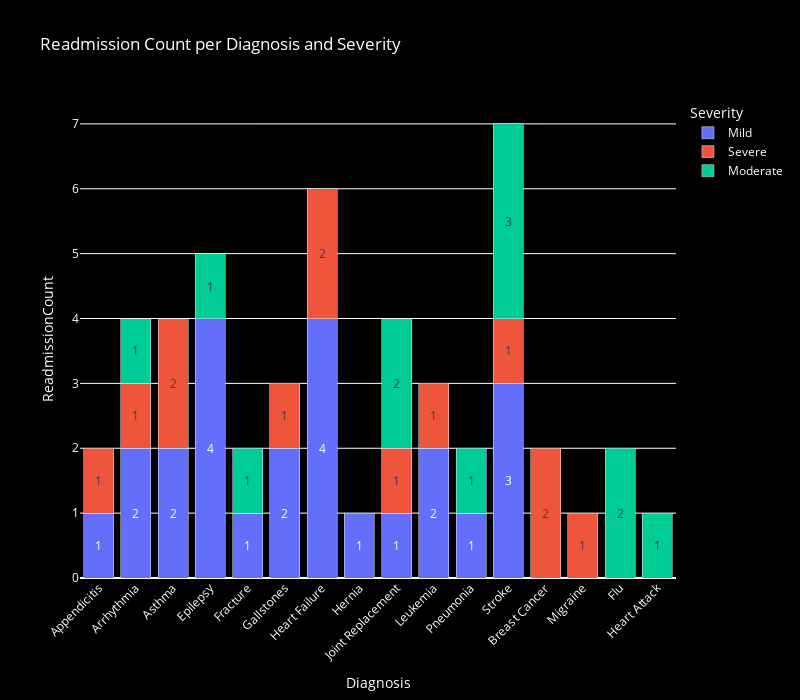

The code cell stored with this chart in its notebook:
### Code cell
#Plot no: 2: For a single month, show for all diagnosis and severity the readmission counts

month = int(input('Enter the month'))
refined = data[data['Month'] ==  month]

mapForDiagandSever1Month = refined.groupby(['diagnosis', 'severity'])['readmitted'].count()

mapForDiagandSever1Month = pd.Series(mapForDiagandSever1Month).reset_index()
mapForDiagandSever1Month.columns = ['Diagnosis', 'Severity', 'ReadmissionCount']

fig = px.bar(
    mapForDiagandSever1Month, 
    x='Diagnosis', 
    y='ReadmissionCount', 
    color='Severity', 
    title='Readmission Count per Diagnosis and Severity',
    text='ReadmissionCount'
)

fig.update_traces(
    textposition='inside',       # puts the numbers inside bars
    insidetextanchor='middle'    # centers the numbers
)

fig.update_layout(
    barmode='stack',
    xaxis_tickangle=-45,         # slanted x-axis labels
    uniformtext_minsize=10,
    uniformtext_mode='hide',
    width = 800,
    height = 700,
    plot_bgcolor='black',      # background dark
    paper_bgcolor='black',
    font_color='white' 
)

fig.show()

### Figure 1 — Plotly figure (JSON) as saved in the notebook; plotly's stock layout.template omitted (floating-point values rounded to 4 significant figures)
{"data": [{"hovertemplate": "Severity=Mild<br>Diagnosis=%{x}<br>ReadmissionCount=%{text}<extra></extra>", "insidetextanchor": "middle", "legendgroup": "Mild", "marker": {"color": "#636efa", "pattern": {"shape": ""}}, "name": "Mild", "orientation": "v", "showlegend": true, "text": [1.0, 2.0, 2.0, 4.0, 1.0, 2.0, 4.0, 1.0, 1.0, 2.0, 1.0, 3.0], "textposition": "inside", "type": "bar", "x": ["Appendicitis", "Arrhythmia", "Asthma", "Epilepsy", "Fracture", "Gallstones", "Heart Failure", "Hernia", "Joint Replacement", "Leukemia", "Pneumonia", "Stroke"], "xaxis": "x", "y": [1, 2, 2, 4, 1, 2, 4, 1, 1, 2, 1, 3], "yaxis": "y"}, {"hovertemplate": "Severity=Severe<br>Diagnosis=%{x}<br>ReadmissionCount=%{text}<extra></extra>", "insidetextanchor": "middle", "legendgroup": "Severe", "marker": {"color": "#EF553B", "pattern": {"shape": ""}}, "name": "Severe", "orientation": "v", "showlegend": true, "text": [1.0, 1.0, 2.0, 2.0, 1.0, 2.0, 1.0, 1.0, 1.0, 1.0], "textposition": "inside", "type": "bar", "x": ["Appendicitis", "Arrhythmia", "Asthma", "Breast Cancer", "Gallstones", "Heart Failure", "Joint Replacement", "Leukemia", "Migraine", "Stroke"], "xaxis": "x", "y": [1, 1, 2, 2, 1, 2, 1, 1, 1, 1], "yaxis": "y"}, {"hovertemplate": "Severity=Moderate<br>Diagnosis=%{x}<br>ReadmissionCount=%{text}<extra></extra>", "insidetextanchor": "middle", "legendgroup": "Moderate", "marker": {"color": "#00cc96", "pattern": {"shape": ""}}, "name": "Moderate", "orientation": "v", "showlegend": true, "text": [1.0, 1.0, 2.0, 1.0, 1.0, 2.0, 1.0, 3.0], "textposition": "inside", "type": "bar", "x": ["Arrhythmia", "Epilepsy", "Flu", "Fracture", "Heart Attack", "Joint Replacement", "Pneumonia", "Stroke"], "xaxis": "x", "y": [1, 1, 2, 1, 1, 2, 1, 3], "yaxis": "y"}], "layout": {"barmode": "stack", "font": {"color": "white"}, "height": 700, "legend": {"title": {"text": "Severity"}, "tracegroupgap": 0}, "paper_bgcolor": "black", "plot_bgcolor": "black", "title": {"text": "Readmission Count per Diagnosis and Severity"}, "uniformtext": {"minsize": 10, "mode": "hide"}, "width": 800, "xaxis": {"anchor": "y", "domain": [0, 1], "tickangle": -45, "title": {"text": "Diagnosis"}}, "yaxis": {"anchor": "x", "domain": [0, 1], "title": {"text": "ReadmissionCount"}}}}
